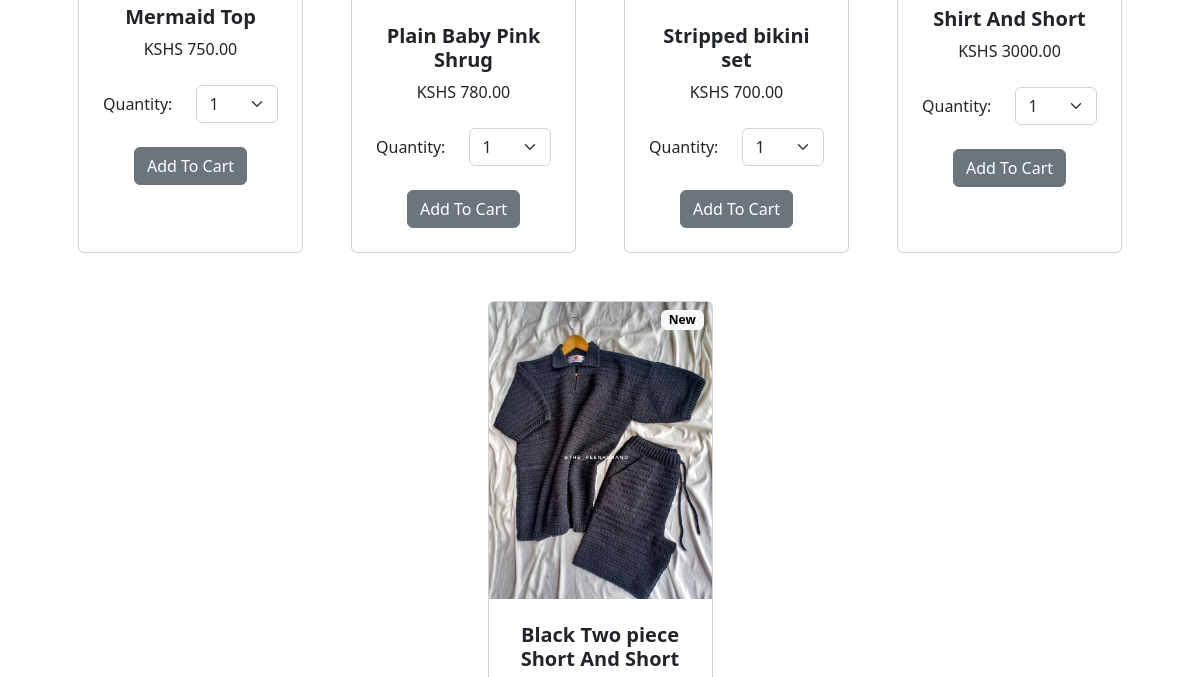
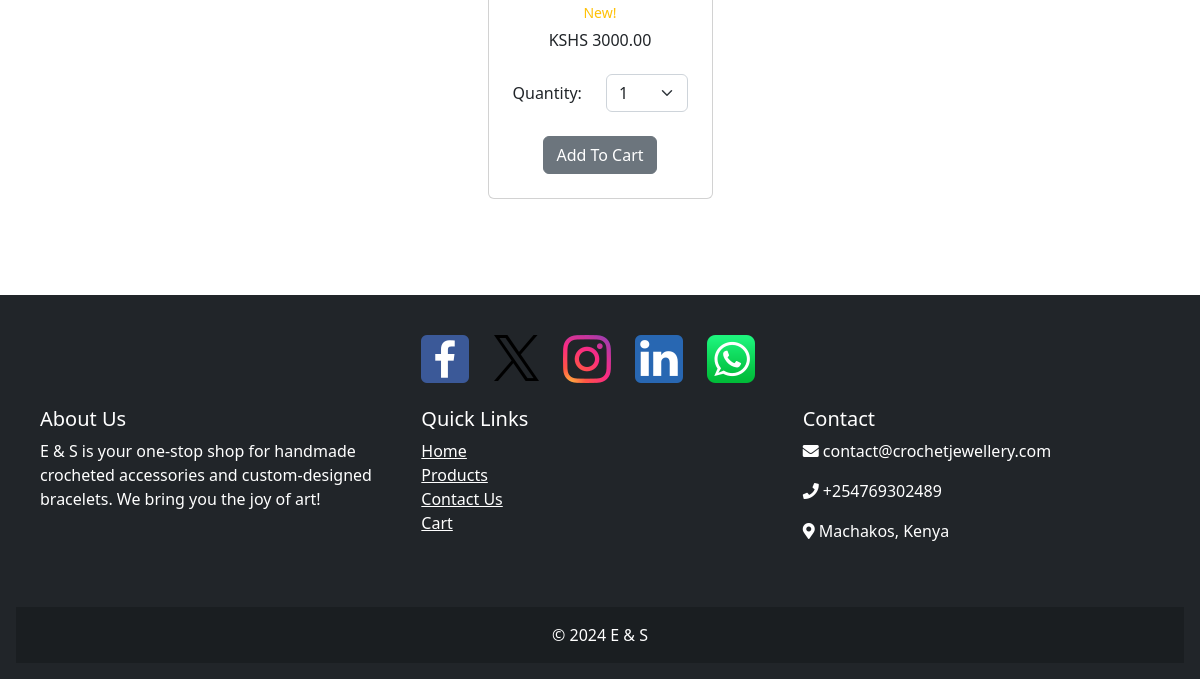
The app's page /category/Crotchet (lower part), older data (2 pictures, top to bottom).
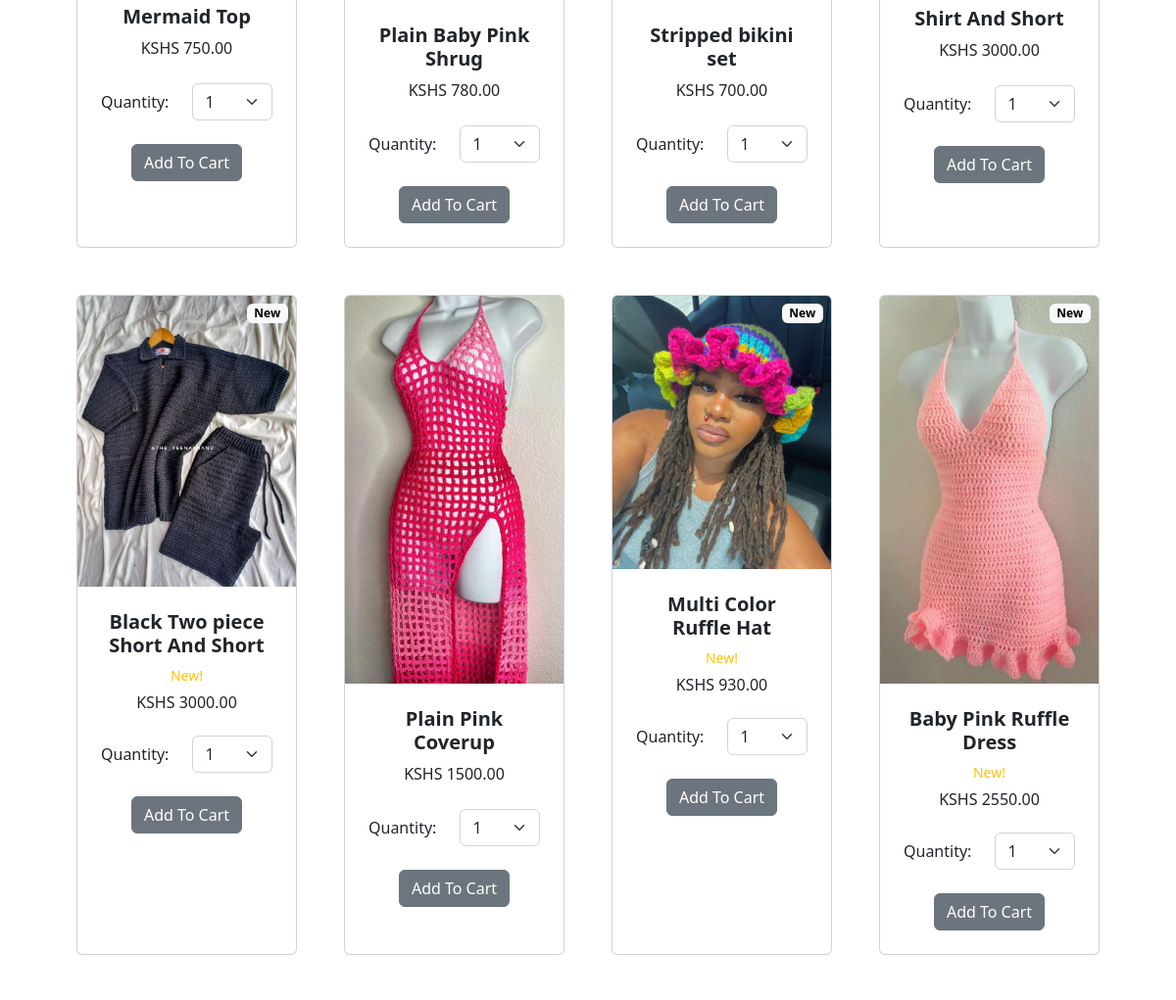
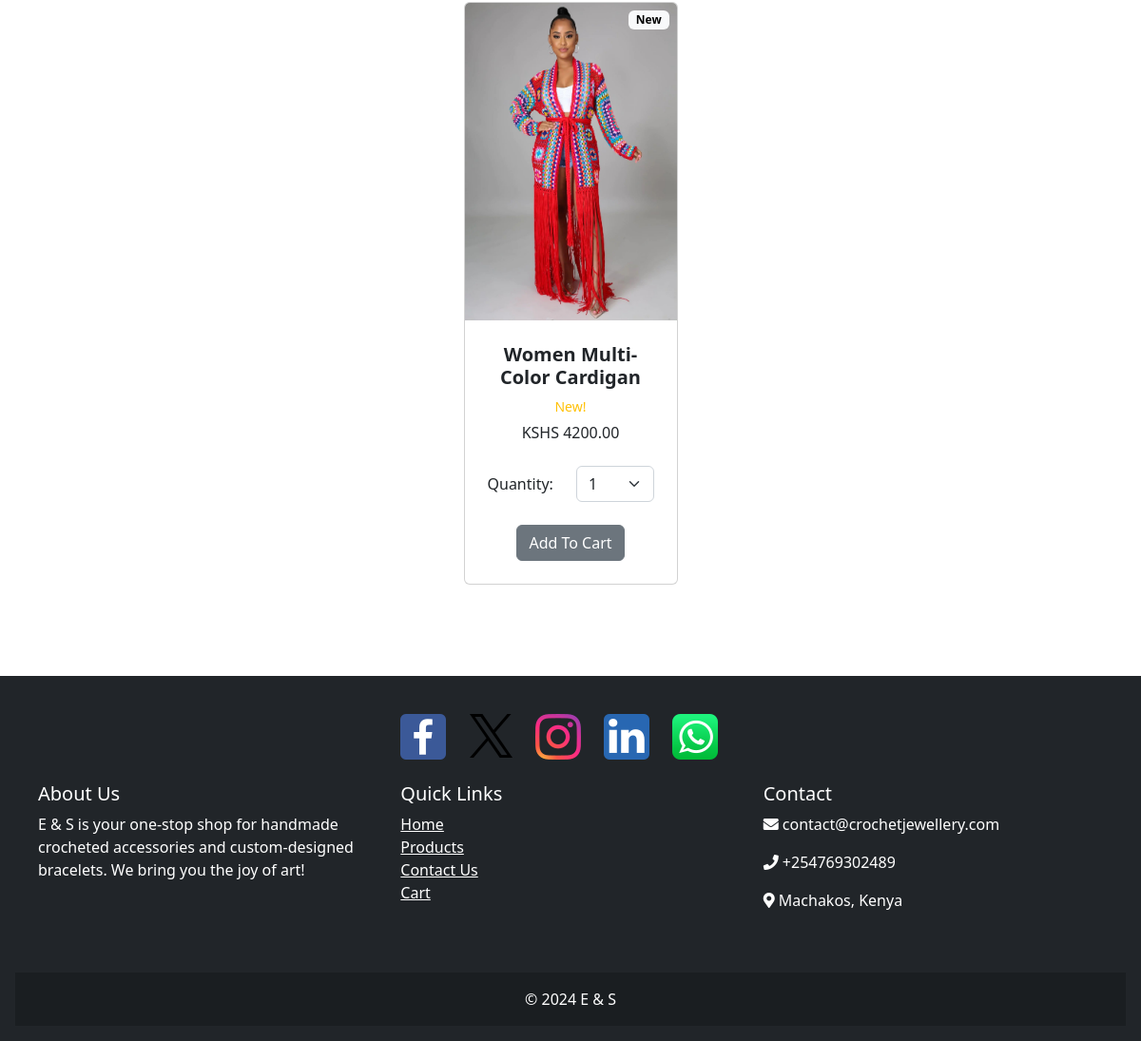
The same page, newer data (2 pictures, top to bottom).
### my_app/models.py (models this page shows, shortened)
class Product(models.Model):
    name = models.CharField(max_length=50)
    description = models.CharField(max_length=250, default="", blank=True, null=True)
    price = models.DecimalField(default=0, max_digits=10, decimal_places=2)
    image = models.ImageField(upload_to='products/images/')
    category = models.ForeignKey(Category, related_name='products', on_delete=models.CASCADE)
    created_at = models.DateTimeField(auto_now_add=True)
    updated_at = models.DateTimeField(auto_now=True)
    is_new = models.BooleanField(default=False)
    class Meta:
        ordering = ['category']
        db_table = 'product'
        verbose_name_plural = 'Products'

### my_app/views.py (the view)
# urls.py: path('category/<str:foo>', views.category, name='category'),
def category(request, foo):
    foo = foo.replace('-', '')
    try:
        category = Category.objects.get(name=foo)
        products = Product.objects.filter(category=category)
        return render(request, "category.html", {'category': category, 'products': products})
    except:
        messages.error(request, 'Please enter a valid category.')
        return redirect('home')

### cart/cart.py (called while the page is built)
    def __len__(self):
        return len(self.cart)

### cart/context_processors.py (called while the page is built)
def cart(request):
    return {'cart': Cart(request)}

### my_app/models.py (called while the page is built)
    def __str__(self):
        return self.name

### templates/category.html (shortened to what this page needs)
{% extends 'master.html' %}
{% load static %}
{% block extra_css %}
    <link rel="stylesheet" href="{% static 'css/about.css' %}">
{% endblock %}
{% block content %}
    <section class="py-5">
        <div class="container px-4 px-lg-5 mt-5">
            <div class="row gx-4 gx-lg-5 row-cols-2 row-cols-md-3 row-cols-xl-4 justify-content-center">
                {% for product in products %}
                    {% if product.is_new %}
                        <div class="col mb-5">
                            <div class="card h-100">
                                <div class="badge bg-light text-black position-absolute"
                                     style="top: 0.5rem; right: 0.5rem;">New
                                </div>
                                <img class="card-img-top" src="{{ product.image.url }}" alt="{{ product.name }}"/>
                                <div class="card-body p-4">
                                    <div class="text-center">
                                        <h5 class="fw-bolder">{{ product.name }}</h5>
                                        <div class="d-flex justify-content-center small text-warning mb-2">
                                            &nbsp;&nbsp;New!&nbsp;&nbsp;
                                        </div>
                                        <h6>KSHS {{ product.price }}</h6>
                                        <div class="d-flex gap-4 justify-content-between align-items-center mb-4 mt-4">
                                            <label for="qty-cart">Quantity:</label>
                                            <select class="form-select" id="qty-cart">
                                                <option value="1" selected>1</option>
                                            </select>
                                        </div>
                                        <button type="button" value="{{ product.id }}"
                                                class="btn btn-secondary add-cart"
                                                id="add-cart">
                                            Add To Cart
                                        </button>
                                    </div>
                                </div>
                            </div>
                        </div>
                    {% else %}
                        <div class="col mb-5">
                            <div class="card h-100">
                                <img class="card-img-top" src="{{ product.image.url }}" alt="{{ product.name }}"/>
                                <div class="card-body p-4">
                                    <div class="text-center">
                                        <h5 class="fw-bolder">{{ product.name }}</h5>
                                        KSHS {{ product.price }}
                                        <div class="d-flex gap-4 justify-content-between align-items-center mb-4 mt-4">
                                            <label for="qty-cart">Quantity:</label>
                                            <select class="form-select" id="qty-cart">
                                                <option value="1" selected>1</option>
                                            </select>
                                        </div>
                                        <button type="button" value="{{ product.id }}"
                                                class="btn btn-secondary add-cart"
                                                id="add-cart">
                                            Add To Cart
                                        </button>
                                    </div>
                                </div>
                            </div>
                        </div>
                    {% endif %}
                {% endfor %}
            </div>
        </div>
    </section>
{% endblock %}

### templates/master.html (shortened to what this page needs)
{% load static %}
<!DOCTYPE html>
<html lang="en">
<head>
    <link href="https://cdn.jsdelivr.net/npm/bootstrap@5.3.3/dist/css/bootstrap.min.css" rel="stylesheet">
    <link rel="stylesheet" href="{% static 'css/style.css' %}">
    <link rel="stylesheet" href="https://cdnjs.cloudflare.com/ajax/libs/font-awesome/5.15.4/css/all.min.css">
    {% block extra_css %}{% endblock %}
</head>
<body>
{% block content %}
{% endblock %}
{% include 'footer.html' %}
</body>
</html>

### templates/header.html (shortened to what this page needs)
{% load static %}

### templates/footer.html
{% load static %}
<footer class="bg-dark text-white text-center text-lg-start p-3">
    <div class="container-fluid p-4">
        <div class="mb-4 d-flex justify-content-center">
            <a href="#" class="text-white me-4">
                <img src="{% static 'images/facebook.png' %}" alt="facebook" class="social_media_icons">
            </a>
            <a href="#" class="text-white me-4">
                <img src="{% static 'images/twitter.png' %}" alt="twitter" class="social_media_icons">
            </a>
            <a href="#" class="text-white me-4">
                <img src="{% static 'images/instagram.png' %}" alt="instagram" class="social_media_icons">
            </a>
            <a href="#" class="text-white me-4">
                <img src="{% static 'images/linkedin.png' %}" alt="linkedin" class="social_media_icons">
            </a>
            <a href="#" class="text-white me-4">
                <img src="{% static 'images/whatsapp.png' %}" alt="whatsapp" class="social_media_icons">
            </a>
        </div>
        <div class="row">
            <div class="col-lg-4 col-md-6 mb-4">
                <h5>About Us</h5>
                <p>
                    E & S is your one-stop shop for handmade crocheted accessories and custom-designed bracelets. We
                    bring you the joy of art!
                </p>
            </div>
            <div class="col-lg-4 col-md-6 mb-4">
                <h5>Quick Links</h5>
                <ul class="list-unstyled">
                    <li><a href="{% url 'home' %}" class="text-white">Home</a></li>
                    <li><a href="{% url 'products' %}" class="text-white">Products</a></li>
                    <li><a href="{% url 'contact_us' %}" class="text-white">Contact Us</a></li>
                    <li><a href="{% url 'cart_summary' %}" class="text-white">Cart</a></li>
                </ul>
            </div>
            <div class="col-lg-4 col-md-12 mb-4">
                <h5>Contact</h5>
                <p><i class="fas fa-envelope"></i> contact@crochetjewellery.com</p>
                <p><i class="fas fa-phone"></i> +254769302489</p>
                <p><i class="fas fa-map-marker-alt"></i> Machakos, Kenya</p>
            </div>
        </div>
    </div>
    <div class="text-center p-3" style="background-color: rgba(0, 0, 0, 0.2);">
        © 2024 E & S
    </div>
</footer>

Row changes from the older to the newer data that the page shows:
added Product: image (picture), name "Plain Pink Coverup", price "1500.00", {{ product.id }} 13 (drawn)
added Product: image (picture), name "Multi Color Ruffle Hat", price "930.00", {{ product.id }} 14 (drawn)
added Product: image (picture), name "Baby Pink Ruffle Dress", price "2550.00", {{ product.id }} 15 (drawn)
added Product: image (picture), name "Women Multi-Color Cardigan", price "4200.00", {{ product.id }} 16 (drawn)
